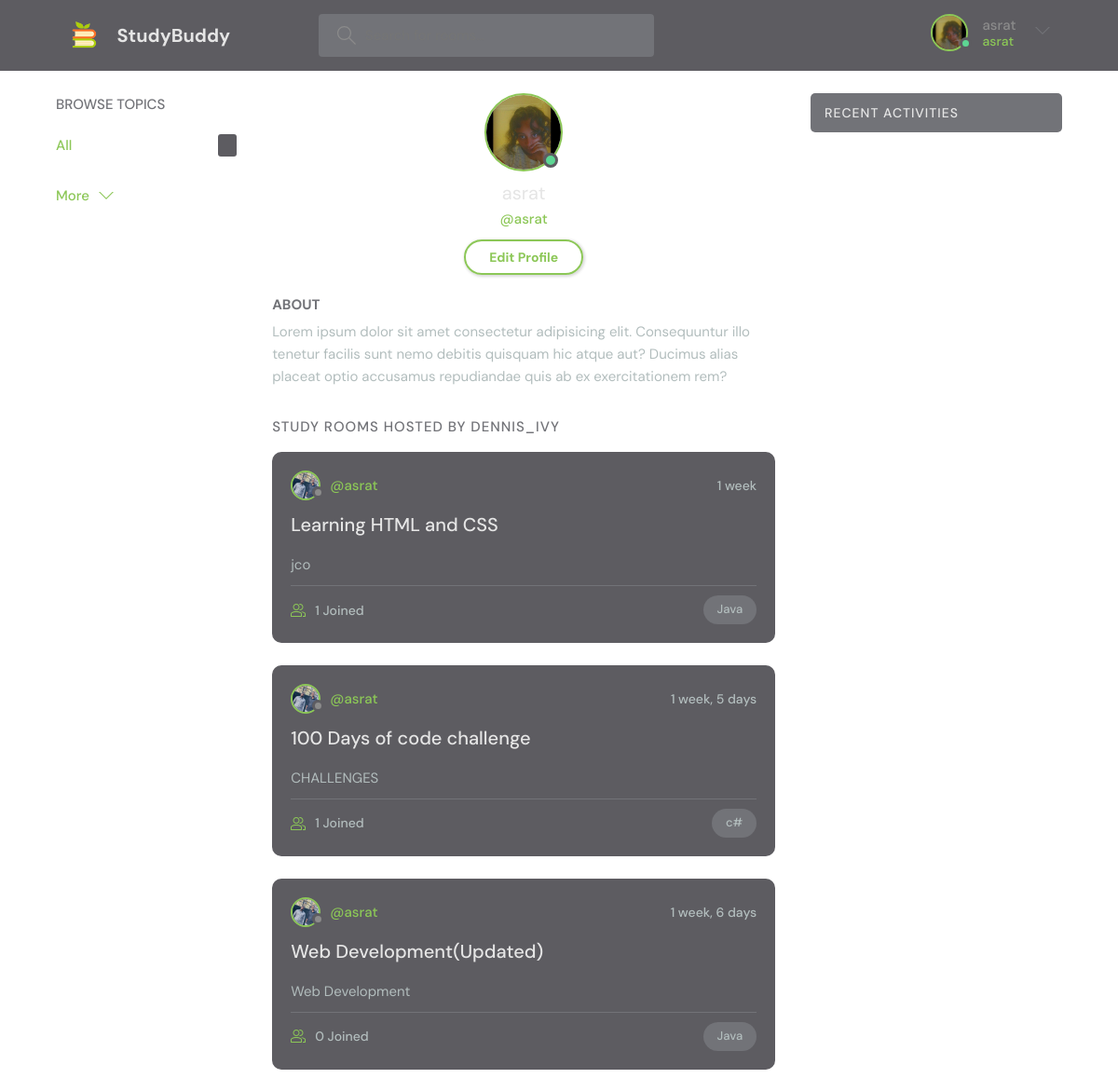
/profile/1/ (signed in), run on the app's committed database.
### base/models.py (models this page shows, shortened)
class Room(models.Model):
    host = models.ForeignKey(User, on_delete=models.SET_NULL, null=True)
    topic = models.ForeignKey(Topic, on_delete=models.SET_NULL, null=True)
    participants = models.ManyToManyField(
        User, related_name='participants', blank=True)
    name = models.CharField(max_length=200)
    description = models.TextField(null=True, blank=True)
    updated = models.DateTimeField(auto_now=True)
    created = models.DateTimeField(auto_now_add=True)
    class Meta:
        ordering = ['-updated', '-created']

class Topic(models.Model):
    name = models.CharField(max_length=200)

### base/views.py (the view)
# urls.py: path('profile/<str:pk>/', views.userProfile, name="user-profile"),
def userProfile(request, pk):
    user = User.objects.get(id=pk)
    rooms = user.room_set.all()
    context = {'user':user, 'rooms': rooms}
    return render(request, 'base/profile.html', context)

### base/templates/base/profile.html
{% extends 'main.html' %}
{% block content %}
  <main class="profile-page layout layout--3">
    <div class="container">
      {% include 'base/topicscomp.html' %}
      <div class="roomList">
        <div class="profile">
          <div class="profile__avatar">
            <div class="avatar avatar--large active">
              <img src="../../../static/images/user2.jpg" />
            </div>
          </div>
          <div class="profile__info">
            <h3>{{user.username}}</h3>
            <p>@{{user.username}}</p>
            {% if request.user == user %}
            <a href="{% url 'update-user' %}" class="btn btn--main btn--pill">Edit Profile</a>
            {% endif %}
          </div>
          <div class="profile__about">
            <h3>About</h3>
            <p>
              Lorem ipsum dolor sit amet consectetur adipisicing elit. Consequuntur illo tenetur
              facilis sunt nemo debitis quisquam hic atque aut? Ducimus alias placeat optio
              accusamus repudiandae quis ab ex exercitationem rem?
            </p>
          </div>
        </div>
        <div class="roomList__header">
          <div>
            <h2>Study Rooms Hosted by dennis_ivy</a>
            </h2>
          </div>
        </div>
        {% include 'base/feed_component.html' %}
      </div>
      {% include 'base/actcomp.html' %}
    </div>
  </main>
{% endblock content %}

### Templates/navbar.html (shortened to what this page needs)
{% load static %}
<header class="header header--loggedIn">
    <div class="container">
      <a href="{% url 'home' %}" class="header__logo">
        <img src="{% static 'images/logo.png' %}" />
        <h1>StudyBuddy</h1>
      </a>
      <form class="header__search" method="GET" action="{% url 'home' %}">
        <label>
          <input name="q" placeholder="Search for rooms..." />
        </label>
      </form>
      <nav class="header__menu">
        {% if request.user.is_authenticated %}
        <div class="header__user">
          <a href="{% url 'update-user' %}">
            <div class="avatar avatar--medium active">
              <img src="../../../static/images/user2.jpg" />
            </div>
            <p>{{request.user.username}} <span>{{request.user}}</span></p>
          </a>
          <button class="dropdown-button">
            <svg version="1.1" xmlns="http://www.w3.org/2000/svg" width="32" height="32" viewBox="0 0 32 32">
              <title>Settings and Logout</title>
              <path d="M16 21l-13-13h-3l16 16 16-16h-3l-13 13z"></path>
            </svg>
          </button>
        </div>
        {% else %}
        <a href="{% url 'login' %}">
          <img src=" {% static 'images/avatar.svg' %}" />
          <p>Login</p>
        </a>
        {% endif %}
      </nav>
    </div>
  </header>

### base/templates/base/feed_component.html (shortened to what this page needs)
{% for room in rooms %}
<div class="roomListRoom">
  <div class="roomListRoom__header">
    <a href="{% url 'user-profile' room.host.id %}" class="roomListRoom__author">
      <div class="avatar avatar--small">
        <img src="../../../static/images/user3.jpg" />
      </div>
      <span>@{{room.host.username}}</span>
    </a>
    <div class="roomListRoom__actions">
      <span>{{room.created|timesince}}</span>
    </div>
  </div>
  <div class="roomListRoom__content">
    <a href="{% url 'room' room.id %}">{{room.name}}</a>
    <p>
      {{room.description}}
    </p>
  </div>
  <div class="roomListRoom__meta">
    <a href="{% url 'home' %}" class="roomListRoom__joined">
      {{room.participants.all.count}} Joined
    </a>
    <p class="roomListRoom__topic">{{room.topic.name}}</p>
  </div>
</div>
{% endfor %}

### data on the page
Room: host.username "asrat", created "1 week", name "Learning HTML and CSS", description "jco", participants.all.count "1", topic.name "Java"
Room: host.username "asrat", created "1 week, 5 days", name "100 Days of code challenge", description "CHALLENGES", participants.all.count "1", topic.name "c#"
Room: host.username "asrat", created "1 week, 6 days", name "Web Development(Updated)", description "Web Development", participants.all.count "0", topic.name "Java"

### other printed values
{{ request.user.username }} "asrat"
{{ request.user }} "asrat"
{{ user.username }} "asrat"
